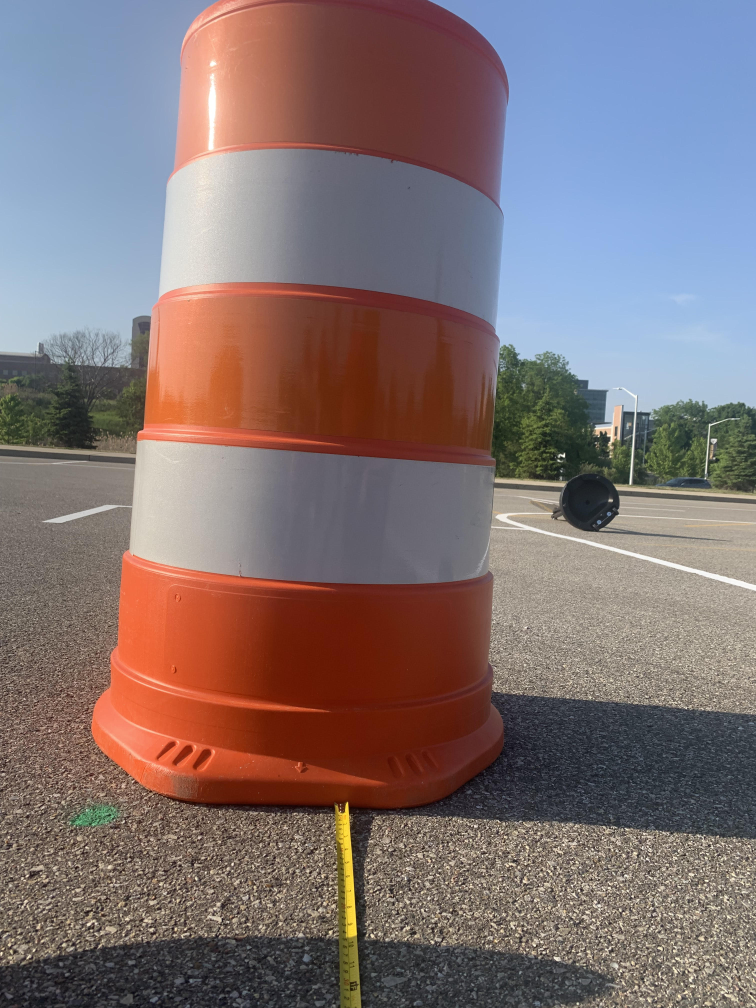
#> input picture ros/docker/barrel_detection/Barrel_Images/Barrel_3.jpg, 3024 x 4032 px (shown at 1/4 size)
$ python -i barrel_detect.py   (imports and definitions only)
#> lines starting #> are read from the running program, lines starting #| are printed output that depends on the picture; after the words box and inside, x2 and y2 are one past the last pixel; in counts of white or black regions, pixels touching at a corner belong together; long printed decimals are rounded
#> further down, picture is the input picture: shape (4032, 3024, 3); mean B, G, R 114.4, 113.7, 129
import cv2
import numpy as np
import os
from std_msgs.msg import Bool

class Barrel_Detection:
    def create_blob(self):
        # Set up the SimpleBlobDetector with default parameters
        params = cv2.SimpleBlobDetector_Params()

        # Set the threshold
        params.minThreshold = 10
        params.maxThreshold = 255

        params.filterByColor = True
        params.blobColor = 255

        # Set the area filter
        params.filterByArea = False
        params.minArea = 10
        params.maxArea = 10000000
        #10,000 <--- for top of the bar

        # Set the circularity filter
        params.filterByCircularity = False
        params.minCircularity = 0.1
        params.maxCircularity = 1

        # Set the convexity filter
        params.filterByConvexity = False
        params.minConvexity = 0.87
        params.maxConvexity = 1

        # Set the inertia filter
        params.filterByInertia = False
        params.minInertiaRatio = 0.01
        params.maxInertiaRatio = 1

        detector = cv2.SimpleBlobDetector_create(params)
        return detector

    def orange_color (self,img):
        #---------------------------(RESIZE_STUFF)---------------------------#
        scale_percent = 20 # percent of original size
        width = int(img.shape[1] * scale_percent / 100)
        height = int(img.shape[0] * scale_percent / 100)
        dim = (width, height)
        barrel_jpg = cv2.resize(img,dim, interpolation = cv2.INTER_AREA)
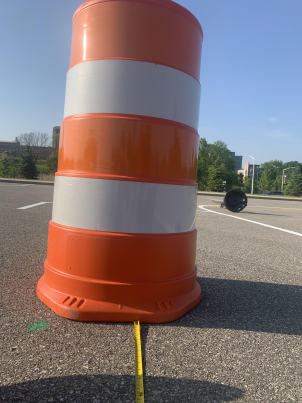
#> barrel_jpg: shape (806, 604, 3) (shown at 1/2 size); mean B, G, R 114.4, 113.7, 129

        hsv = cv2.cvtColor(barrel_jpg, cv2.COLOR_BGR2HSV)
#> hsv: shape (806, 604, 3); mean H, S, V 57, 83.4, 146
        # frame_thresh = cv2.inRange(hsv,orange_min,orange_max)

        orange_min = (0, 97, 4)
        orange_max = (18, 255, 255)
        mask = cv2.inRange(hsv,orange_min, orange_max)
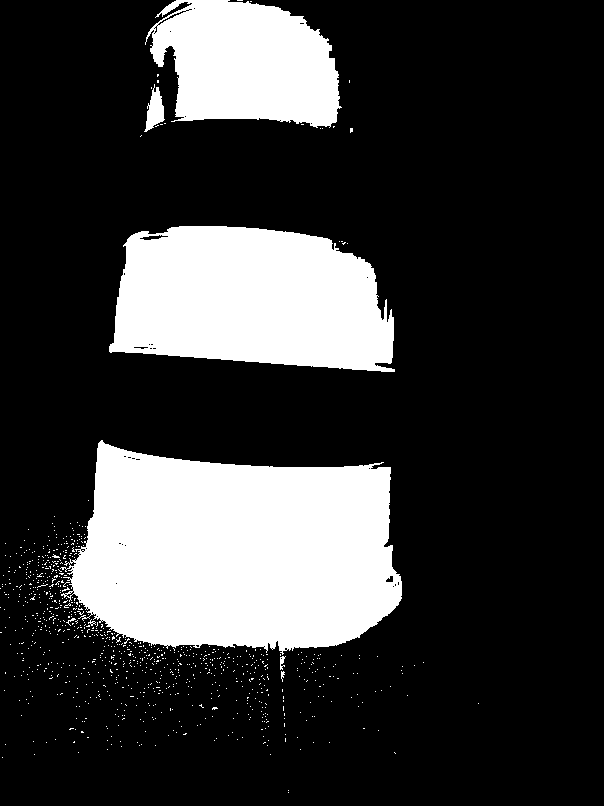
#> mask: shape (806, 604); 22.5% white; 918 white regions (910 under 20 px), largest, box (x1, y1, x2, y2) and area: (60, 440, 402, 655) 55057, (109, 226, 395, 372) 33428, (145, 0, 342, 128) 18654
        blur = cv2.GaussianBlur(mask,(13,13),0)
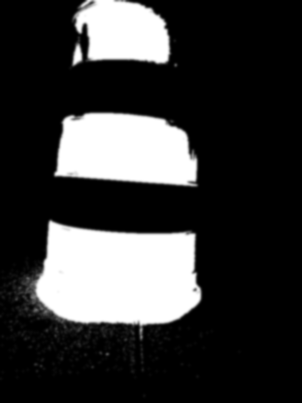
#> blur: shape (806, 604) (shown at 1/2 size); min 0, max 255, mean 57.3
        thresh = cv2.threshold(blur, 100, 255, cv2.THRESH_BINARY)[1]
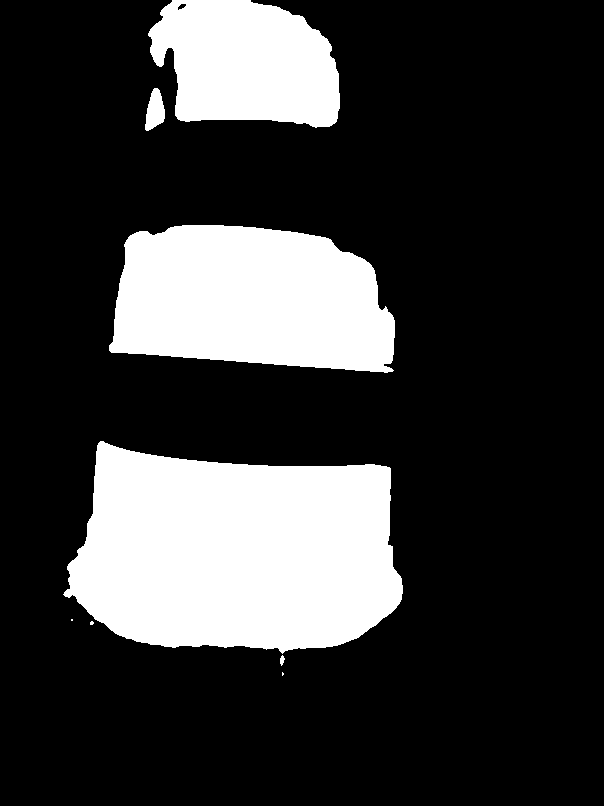
#> thresh: shape (806, 604); 22.6% white; 8 white regions (3 under 20 px)
        detector = self.create_blob()
        keypoints = detector.detect(thresh)
#> keypoints = 7 keypoints; (x, y, size): (250, 299, 225.2), (247, 63, 158.1), (155, 110, 27.2), (282, 660, 5.7), (91, 623, 3.3), (260, 614, 1.5), (72, 620, 1.4)
        im_with_keypoints = cv2.drawKeypoints(barrel_jpg, keypoints, np.zeros((1,1)), (0,0,255), cv2.DRAW_MATCHES_FLAGS_DRAW_RICH_KEYPOINTS)
        cv2.imshow("Keypoints", im_with_keypoints)
        cv2.waitKey(0)

        contours = cv2.findContours(thresh, cv2.RETR_EXTERNAL, cv2.CHAIN_APPROX_SIMPLE)[0]
#> contours = 8 contours, 3 with area under 20; largest, box (x1, y1, x2, y2) and area: (63, 441, 403, 654) 55426, (109, 225, 395, 373) 33730, (148, 0, 340, 128) 18932, (145, 88, 165, 131) 530, (280, 655, 285, 666) 24
        cv2.drawContours(im_with_keypoints, contours, -1, (0, 255, 0), 3)

        areas = [cv2.contourArea(c) for c in contours]
#> areas = [2, 24, 7.5, 1, 55426.5, 33730, 529.5, 18931.5]
        max_index = np.argmax(areas)
#> max_index = 4
        main_blob = contours[max_index] #biggest one --> closest to camera --> one we are interested in
#> main_blob = contour of 291 points, box (x1, y1, x2, y2) (63, 441, 403, 654), area 55426

        x,y,w,h = cv2.boundingRect(main_blob)
#> x = 63; y = 441; w = 340; h = 213
        cv2.rectangle(im_with_keypoints,(x,y),(x+w,y+h),(255,0,0),2)
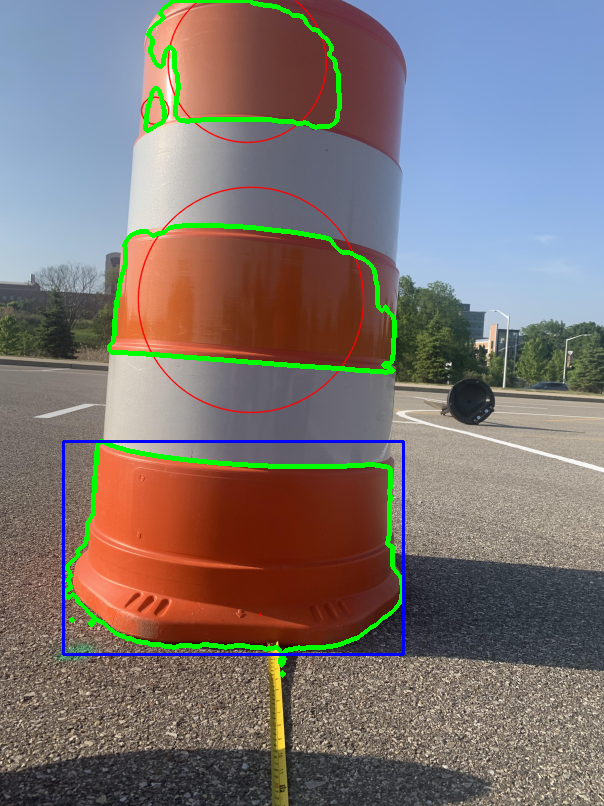
#> im_with_keypoints: shape (806, 604, 3); mean B, G, R 113.1, 116.4, 125.1
        cv2.imshow('Contours', im_with_keypoints)
        cv2.waitKey(0)
        cv2.destroyAllWindows()

        pxl_width = w #pixels
#> pxl_width = 340
        known_dist = 60 #inches
        known_width = 24 #inches
        ref_pxl = 208.0667266845703
        #assuming 5 inches from barrel, using iphone camera scaled to 20 percent
        #THIS PROBABLY NEEDS TO BE CHANGED

        focal_ref = (ref_pxl * known_dist) / known_width
        dist_to_car = (known_width * focal_ref) / pxl_width
#> dist_to_car = 36.72

        print("Distance from car: ")
        print(dist_to_car/12)
#| 3.060
        #have to add an offset to this then divided by 12
        return (dist_to_car/12)

    def publisher(self):
        pass


class pub_barrel:
    # [27 lines left out: functions __init__, publish, main, not called in this run]

# [5 lines not run here, left out]

    #reference is 5ft from the zed to the barrel

>>> import cv2
>>> picture = cv2.imread('Barrel_Images/Barrel_3.jpg')
>>> result = Barrel_Detection().orange_color(picture)
#> result = 3.06

$ run again, on ros/docker/barrel_detection/Barrel_Images/Barrel_10.jpg
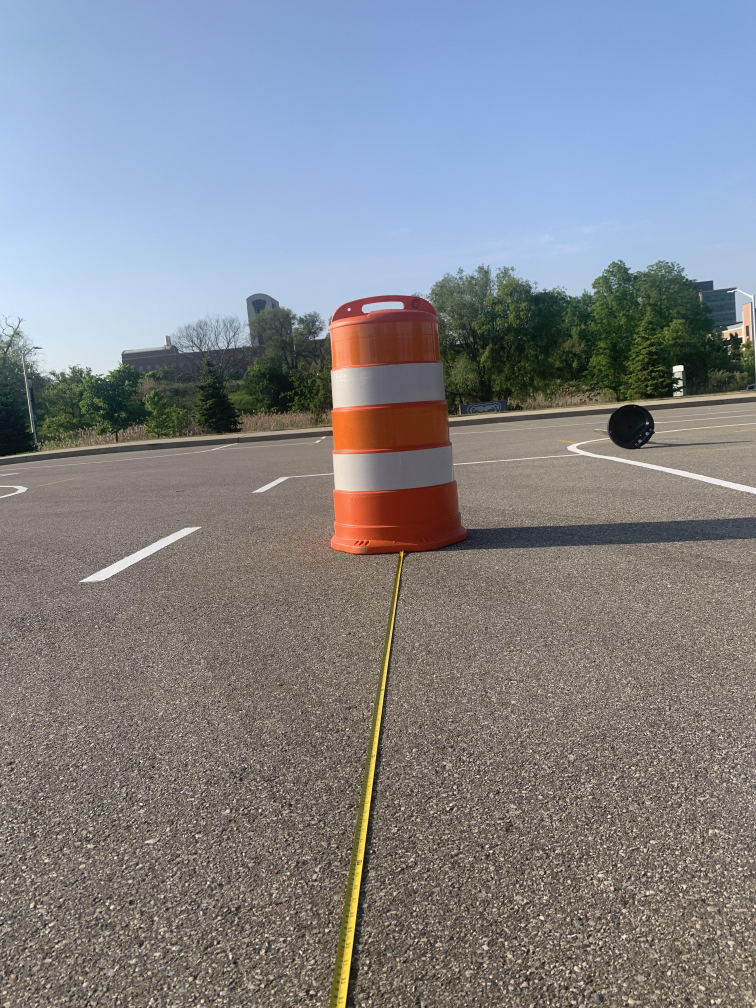
#> input picture ros/docker/barrel_detection/Barrel_Images/Barrel_10.jpg, 3024 x 4032 px (shown at 1/4 size)
#> picture is the input picture: shape (4032, 3024, 3); mean B, G, R 137.7, 132.5, 130.3
#> hsv: shape (806, 604, 3); mean H, S, V 50.1, 60.2, 153
#> in orange_color, `mask = cv2.inRange(hsv,orange_min, orange_max)`:
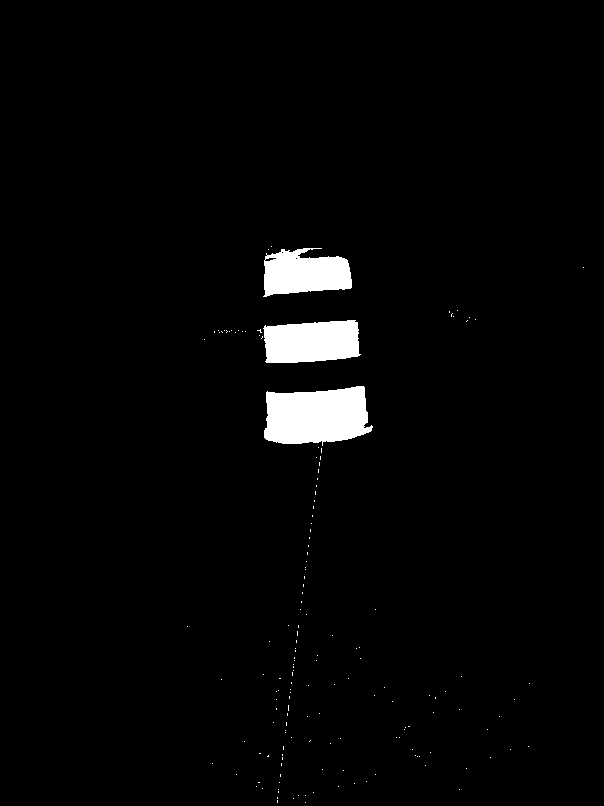
#> mask: shape (806, 604); 2.5% white; 160 white regions (157 under 20 px), largest, box (x1, y1, x2, y2) and area: (264, 386, 373, 446) 5118, (263, 320, 361, 363) 3571, (263, 248, 352, 297) 3190
#> thresh: shape (806, 604); 2.6% white; 3 white regions
#> keypoints = 3 keypoints; (x, y, size): (316, 416, 89.3), (311, 341, 73.8), (304, 273, 66.9)
#> contours = 3 contours; box (x1, y1, x2, y2) and area: (263, 385, 372, 445) 5170, (263, 319, 360, 364) 3620, (263, 248, 353, 297) 3230
#> areas = [5170, 3620, 3230]
#> max_index = 0
#> main_blob = contour of 91 points, box (x1, y1, x2, y2) (263, 385, 372, 445), area 5170
#> x = 263; y = 385; w = 109; h = 60
#> in orange_color, `cv2.rectangle(im_with_keypoints,(x,y),(x+w,y+h),(255,0,0),2)`:
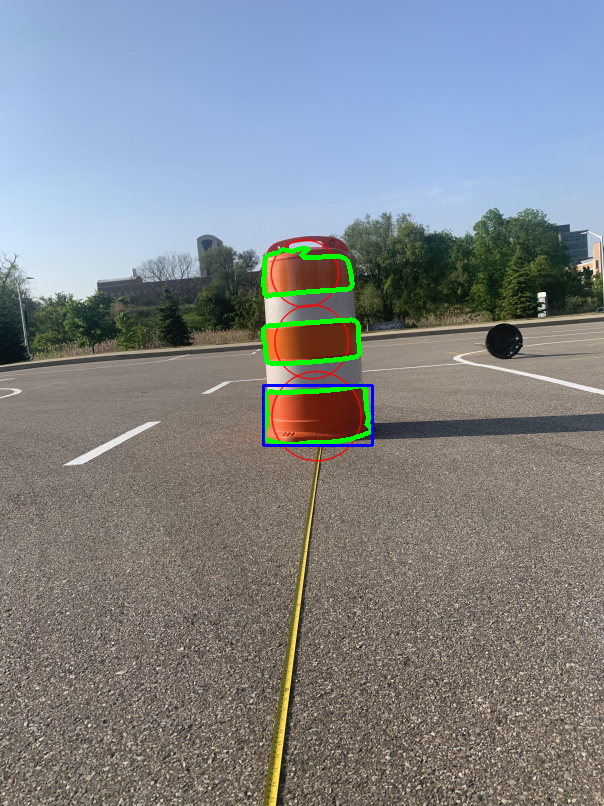
#> im_with_keypoints: shape (806, 604, 3); mean B, G, R 137.2, 133.4, 129.2
#> pxl_width = 109
#> dist_to_car = 114.5
#| 9.544
#> result = 9.54

$ run again, on ros/docker/barrel_detection/Barrel_Images/Barrel_4.jpg
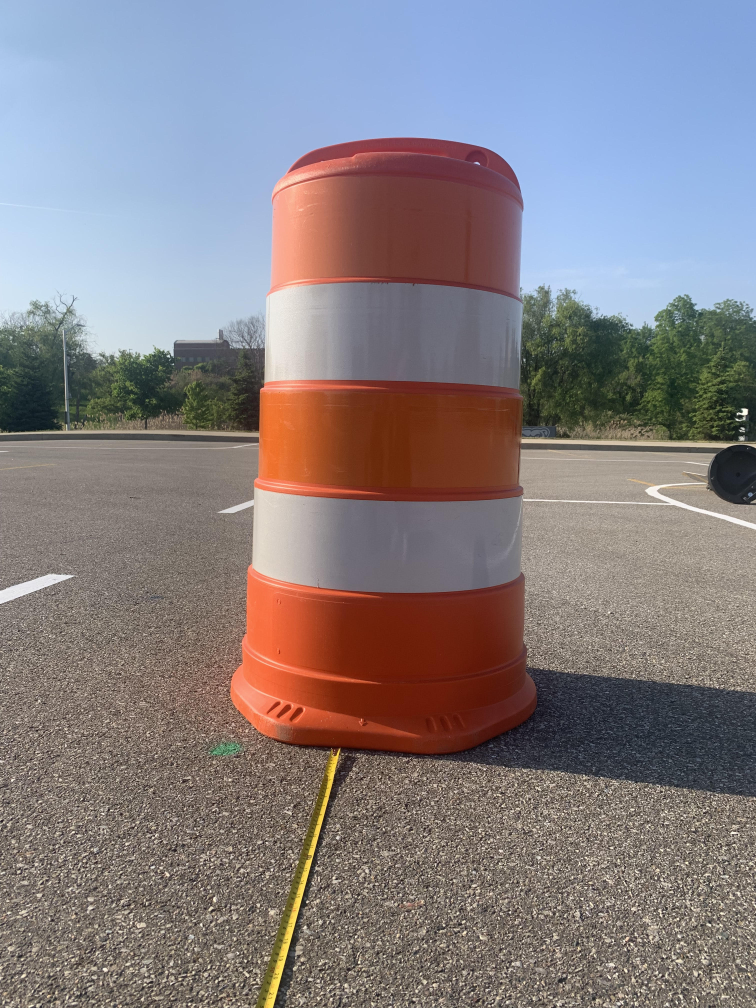
#> input picture ros/docker/barrel_detection/Barrel_Images/Barrel_4.jpg, 3024 x 4032 px (shown at 1/4 size)
#> picture is the input picture: shape (4032, 3024, 3); mean B, G, R 130.1, 126.7, 134.1
#> hsv: shape (806, 604, 3); mean H, S, V 53.3, 71.3, 153.9
#> in orange_color, `mask = cv2.inRange(hsv,orange_min, orange_max)`:
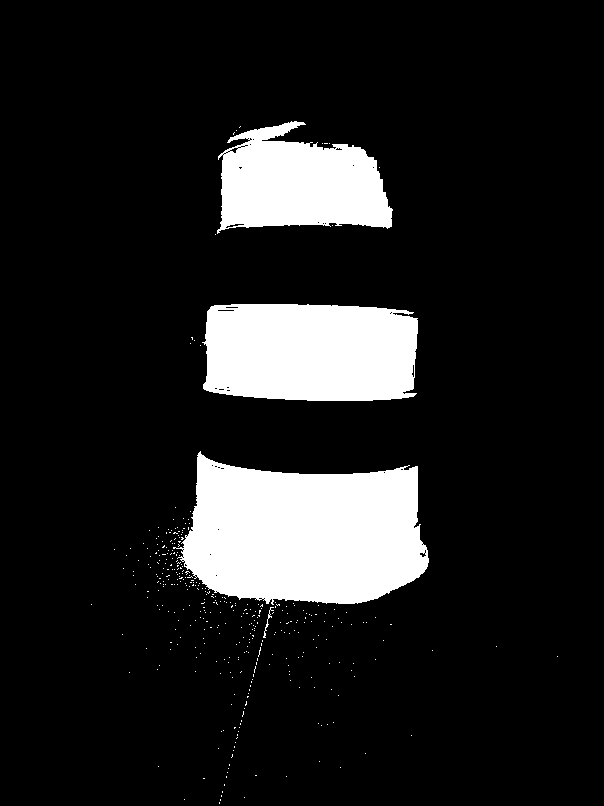
#> mask: shape (806, 604); 12.9% white; 378 white regions (374 under 20 px), largest, box (x1, y1, x2, y2) and area: (173, 451, 429, 605) 29049, (202, 304, 418, 401) 19328, (217, 121, 393, 234) 13675, (263, 607, 274, 638) 56
#> thresh: shape (806, 604); 13.1% white; 3 white regions
#> keypoints = 3 keypoints; (x, y, size): (304, 533, 210.4), (310, 352, 171.2), (299, 183, 140.8)
#> contours = 3 contours; box (x1, y1, x2, y2) and area: (180, 453, 429, 605) 29266, (203, 303, 419, 402) 19550, (219, 121, 393, 231) 13850
#> areas = [29266, 19550.5, 13850.5]
#> max_index = 0
#> main_blob = contour of 217 points, box (x1, y1, x2, y2) (180, 453, 429, 605), area 29266
#> x = 180; y = 453; w = 249; h = 152
#> in orange_color, `cv2.rectangle(im_with_keypoints,(x,y),(x+w,y+h),(255,0,0),2)`:
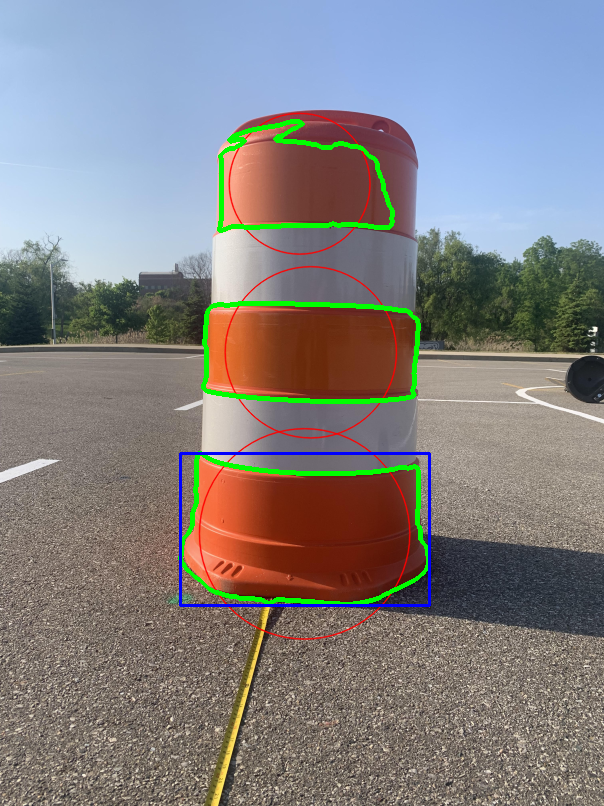
#> im_with_keypoints: shape (806, 604, 3); mean B, G, R 128.9, 128.7, 131.5
#> pxl_width = 249
#> dist_to_car = 50.14
#| 4.178
#> result = 4.18
